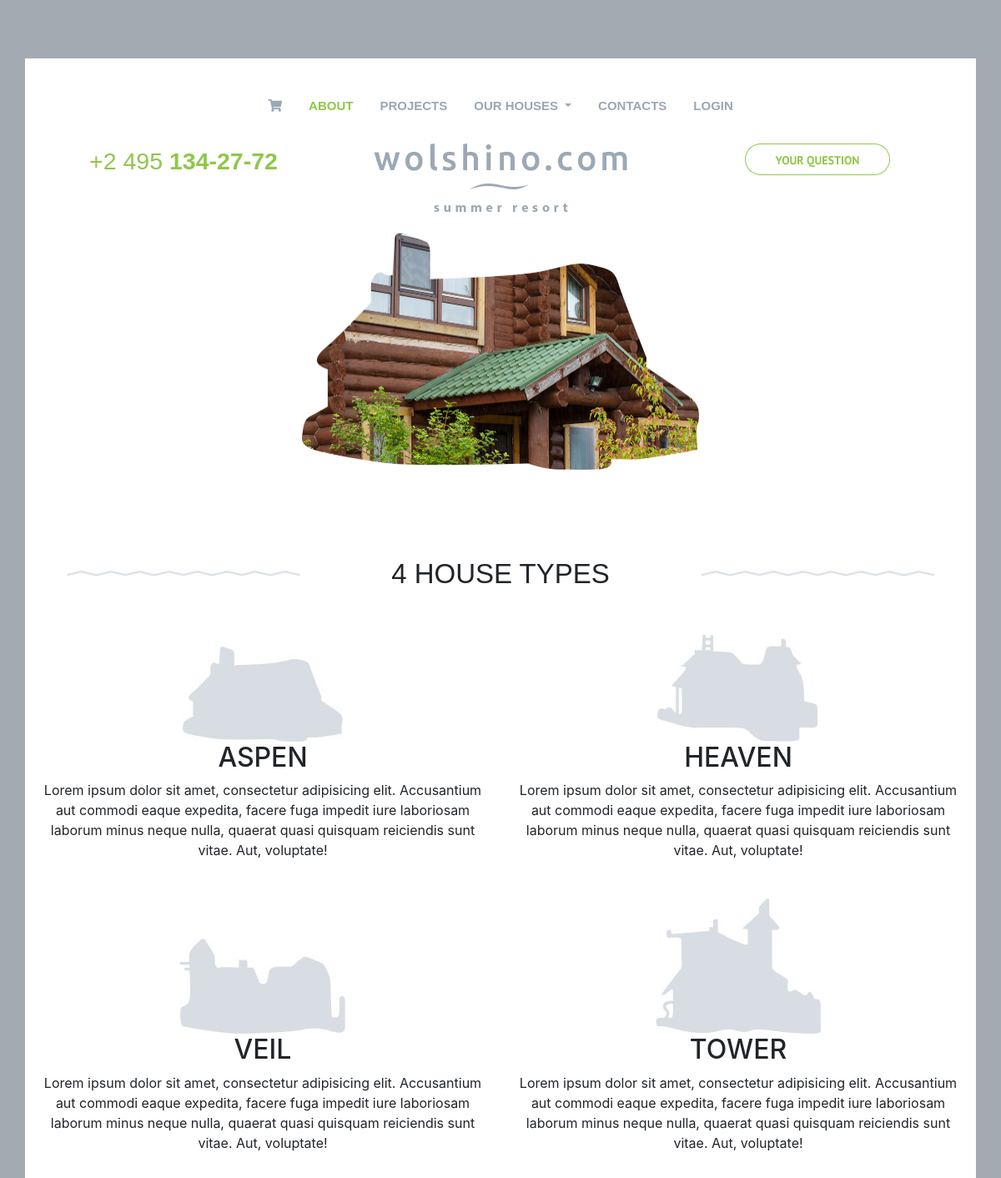
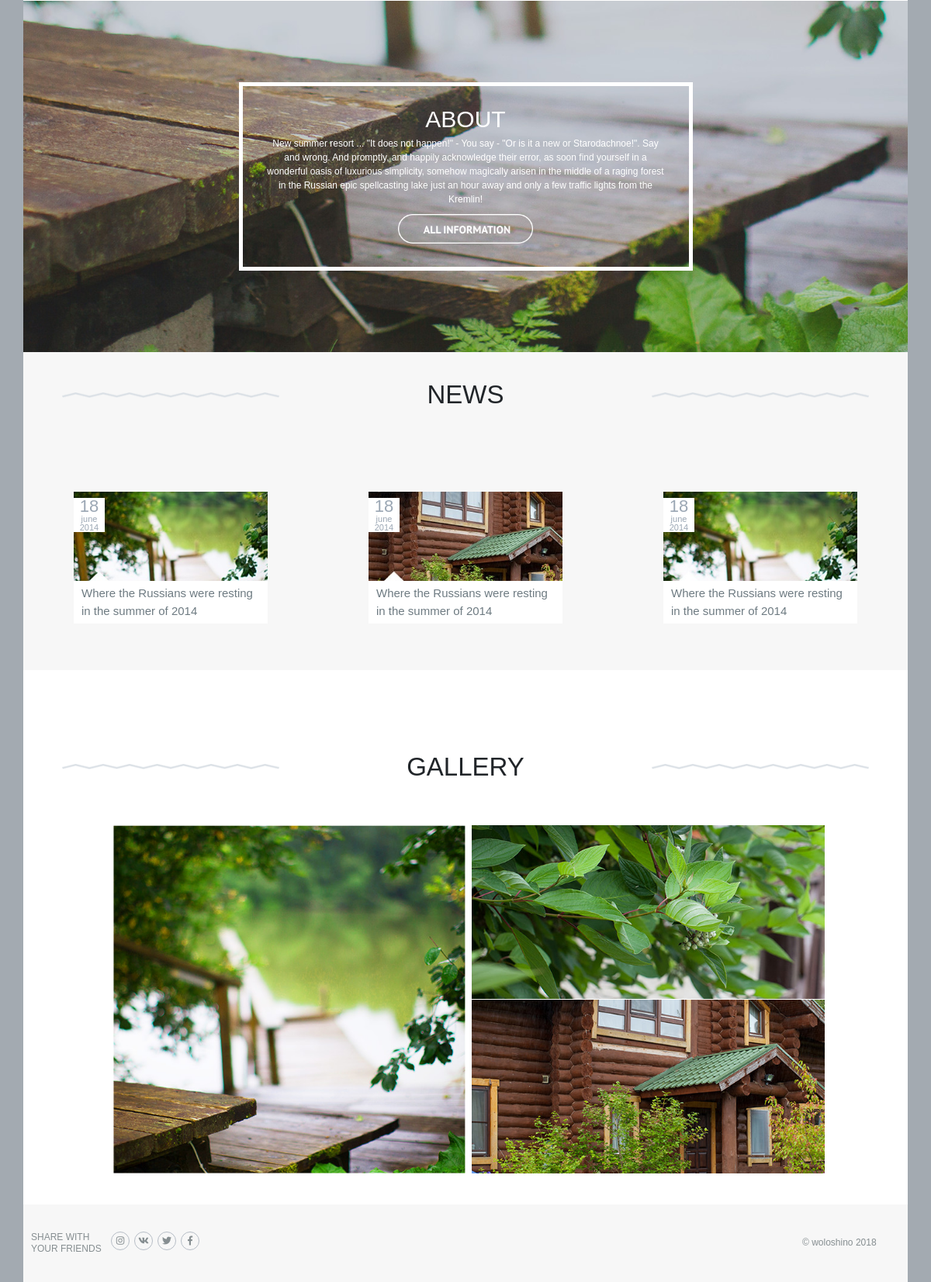
The page / on the database its author committed (2 pictures, top to bottom).
### mainapp/models.py (models this page shows, shortened)
class Category(models.Model):
    name = models.CharField(max_length=32, unique=True, verbose_name='Категория')
    info = models.TextField(verbose_name='Описание категории')
    price = models.PositiveIntegerField(verbose_name='Цена от')
    img = models.ImageField(upload_to='categories/%Y/%m/%d', verbose_name='Картинка категории')

### mainapp/views.py (the view)
# urls.py: path('', main_view, name='main'),
def main_view(request):
    basket = []
    if request.user.is_authenticated:
        basket = Basket.objects.filter(user=request.user)
    len_items = len(categories)
    content = {
        'categories': categories,
        'len_items': len_items,
        'basket': basket
    }
    return render(request, 'mainapp/index.html',  content)

### mainapp/templates/mainapp/index.html
{% extends 'mainapp/base.html' %}
{% load static %}
{% block content %}
    <div class="content">
        {% include 'include/inc_logo.html' %}
        <div class="types">
            <div class="typesHeader row justify-content-between">
                <div class="headerTy col-4 d-flex justify-content-center align-items-center">
                    <img class="d-flex" src={% static  "images/Group-left.png"%} alt="leftPic">
                </div>
                <div class="headerTyp col-4 d-flex justify-content-center align-items-center text-center">{{ len_items }} house types</div>
                <div class="headerTy col-4 d-flex justify-content-center align-items-center">
                    <img class="d-flex" src={% static "images/Group-right.png" %} alt="rightPic">
                </div>
            </div>
            <div class="typeItems row">
                {% for item in categories %}
                    <div class="typeItem col-md-6 col-12 text-center">
                        <img src={{ item.img.url }} alt="1">
                        <h2>{{ item.name }}</h2>
                        <p class="d-none d-lg-block">{{ item.info }}</p>
                    </div>
                {% endfor %}
            </div>
        </div>
        <div class="about text-center d-flex justify-content-center">
            <div class="aboutCont d-flex justify-content-center align-items-center">
                <div class="aboutHead">ABOUT</div>
                <p>
                    New summer resort ... "It does not happen!" - You say - "Or is it a new or Starodachnoe!".
                    Say and wrong. And promptly, and happily acknowledge their error, as soon find yourself
                    in a wonderful oasis of luxurious simplicity, somehow magically arisen in the middle of
                    a raging forest in the Russian epic spellcasting lake just an hour away and only a few
                    traffic lights from the Kremlin!
                </p>
                <a href="#"><img src={% static "images/aboutBtn.png" %} alt="aboutBtn"></a>
            </div>
        </div>
        <div class="news">
            <div class="typesHeader row justify-content-between">
                <div class="headerTy col-4 d-flex justify-content-center align-items-center">
                    <img class="d-flex" src={% static "images/Group-left.png" %} alt="leftPic">
                </div>
                <div class="headerTyp col-4 d-flex justify-content-center align-items-center">news</div>
                <div class="headerTy col-4 d-flex justify-content-center align-items-center">
                    <img class="d-flex" src={% static "images/Group-right.png" %} alt="rightPic">
                </div>
            </div>
            <div class="newsPic flex-column flex-md-row d-flex justify-content-around align-items-center">
                <div class="newsItem">
                    <img src={% static "images/news/1.jpg" %} alt="1.jpg">
                    <p>Where the Russians were resting in the summer of 2014</p>
                    <div class="labelDate text-center">
                        <p>18</p><p>june</p><p>2014</p>
                    </div>
                </div>
                <div class="newsItem">
                    <img src={% static "images/news/2.jpg" %} alt="2.jpg">
                    <p>Where the Russians were resting in the summer of 2014</p>
                    <div class="labelDate text-center">
                        <p>18</p><p>june</p><p>2014</p>
                    </div>
                </div>
                <div class="newsItem d-sm-none d-md-block">
                    <img src={% static "images/news/3.jpg" %} alt="3.jpg">
                    <p>Where the Russians were resting in the summer of 2014</p>
                    <div class="labelDate text-center">
                        <p>18</p><p>june</p><p>2014</p>
                    </div>
                </div>
            </div>
        </div>
        <div class="gallery">
            <div class="typesHeader row justify-content-between">
                <div class="headerTy col-4 d-flex justify-content-center align-items-center">
                    <img class="d-flex" src={% static "images/Group-left.png" %} alt="leftPic">
                </div>
                <div class="headerTyp col-4 d-flex justify-content-center align-items-center">gallery</div>
                <div class="headerTy col-4 d-flex justify-content-center align-items-center">
                    <img class="d-flex" src={% static "images/Group-right.png" %} alt="rightPic">
                </div>
            </div>
            <div class="galleryPic d-flex">
                <div>
                    <a class="left d-flex align-items-end flex-column" href="#"><img src={% static "images/gallery/1.jpg" %} alt="1.jpg"></a>
                </div>
                <div class="right d-flex flex-column justify-content-between">
                    <a href="#"><img class="d-flex" src={% static "images/gallery/2.jpg" %} alt="2.jpg"></a>
                    <a href="#"><img class="d-flex" src={% static "images/gallery/3.jpg" %} alt="3.jpg"></a>
                </div>
            </div>
        </div>
    </div>
{% endblock %}

### static/style.css (style rules this page uses)
body { background: #a3aab1; }
.row { margin: 0; }
.types { padding-top: 100px; }
.typesHeader { font-family: 'Ubuntu Light', sans-serif; font-size: 33px; text-transform: uppercase; }
.headerTy img:nth-child(n) { width: 80%; }
.typeItem { margin: 15px 0; }
.typeItem h2 { text-transform: uppercase; }
.typeItem img { max-width: 100%; }
.about { background: url("/static/images/about.jpg") no-repeat; background-size: cover; min-height: 400px; }
.aboutCont { max-width: 585px; border: 5px white solid; margin: 105px auto; flex-wrap: wrap; padding: 20px 29px; }
.aboutHead { font-family: "Ubuntu Light", sans-serif; font-size: 30px; color: #ffffff; }
.aboutCont p { font-family: Ubuntu, sans-serif; font-size: 12px; color: #ffffff; margin: 0; }
.aboutCont img { height: 65%; width: 65%; margin: 10px; }
.news { background: #f7f7f7; min-height: 400px; }
.news .typesHeader { padding-top: 30px; }
.newsItem img { max-width: 250px; }
.newsPic { margin: 100px auto; }
.newsPic p { max-width: 250px; background: #ffffff; padding: 5px 10px; font-family: "Ubuntu Light", sans-serif; font-size: 15px; font-weight: 300; color: #6e7b82; }
.labelDate { position: relative; top: -178px; z-index: 10; }
.labelDate p { margin: 0; padding: 0; width: 40px; line-height: 1; color: #9ba7b4; font-family: "Ubuntu Light", sans-serif; font-size: 11px; }
.labelDate p:first-child { font-size: 22px; }
.galleryPic { padding-top: 50px; }
.galleryPic .left img { width: 80%; border-right: 8px #ffffff solid; }
.galleryPic .right img { width: 81%; }

### rows shown on the page
Category: img (picture), name "ASPEN", info "Lorem ipsum dolor sit amet, consectetur adipisicing elit. Accusantium aut commodi eaque expedita, facere fuga impedit iure laboriosam laborum minus neque nulla, quaerat quasi quisquam reiciendis sunt vitae. Aut, voluptate!"
Category: img (picture), name "HEAVEN", info "Lorem ipsum dolor sit amet, consectetur adipisicing elit. Accusantium aut commodi eaque expedita, facere fuga impedit iure laboriosam laborum minus neque nulla, quaerat quasi quisquam reiciendis sunt vitae. Aut, voluptate!"
Category: img (picture), name "VEIL", info "Lorem ipsum dolor sit amet, consectetur adipisicing elit. Accusantium aut commodi eaque expedita, facere fuga impedit iure laboriosam laborum minus neque nulla, quaerat quasi quisquam reiciendis sunt vitae. Aut, voluptate!"
Category: img (picture), name "TOWER", info "Lorem ipsum dolor sit amet, consectetur adipisicing elit. Accusantium aut commodi eaque expedita, facere fuga impedit iure laboriosam laborum minus neque nulla, quaerat quasi quisquam reiciendis sunt vitae. Aut, voluptate!"

### other values the page prints
{{ len_items }} "4"
